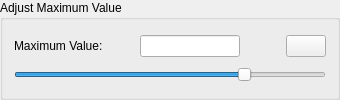
                  <widget class="QGroupBox" name="groupBox_11">
                   <property name="minimumSize">
                    <size>
                     <width>0</width>
                     <height>100</height>
                    </size>
                   </property>
                   <property name="title">
                    <string>Adjust Maximum Value</string>
                   </property>
                   <layout class="QVBoxLayout" name="verticalLayout_22">
                    <item>
                     <layout class="QHBoxLayout" name="horizontalLayout_17">
                      <item>
                       <widget class="QLabel" name="L_threshold_2">
                        <property name="minimumSize">
                         <size>
                          <width>120</width>
                          <height>0</height>
                         </size>
                        </property>
                        <property name="text">
                         <string>Maximum Value:</string>
                        </property>
                       </widget>
                      </item>
                      <item>
                       <widget class="QLineEdit" name="LE_MaximumValue">
                        <property name="maximumSize">
                         <size>
                          <width>100</width>
                          <height>16777215</height>
                         </size>
                        </property>
                       </widget>
                      </item>
                      <item>
                       <spacer name="horizontalSpacer_16">
                        <property name="orientation">
                         <enum>Qt::Horizontal</enum>
                        </property>
                        <property name="sizeHint" stdset="0">
                         <size>
                          <width>40</width>
                          <height>20</height>
                         </size>
                        </property>
                       </spacer>
                      </item>
                      <item>
                       <widget class="QPushButton" name="B_MaximumValueorig">
                        <property name="minimumSize">
                         <size>
                          <width>0</width>
                          <height>0</height>
                         </size>
                        </property>
                        <property name="maximumSize">
                         <size>
                          <width>50</width>
                          <height>16777215</height>
                         </size>
                        </property>
                        <property name="text">
                         <string/>
                        </property>
                        <property name="icon">
                         <iconset resource="icons.qrc">
                          <normaloff>:/Icons/curved.ico</normaloff>:/Icons/curved.ico</iconset>
                        </property>
                       </widget>
                      </item>
                     </layout>
                    </item>
                    <item>
                     <widget class="QSlider" name="SD_Adj_Max">
                      <property name="minimum">
                       <number>1</number>
                      </property>
                      <property name="maximum">
                       <number>99999</number>
                      </property>
                      <property name="value">
                       <number>75000</number>
                      </property>
                      <property name="orientation">
                       <enum>Qt::Horizontal</enum>
                      </property>
                     </widget>
                    </item>
                   </layout>
                  </widget>
